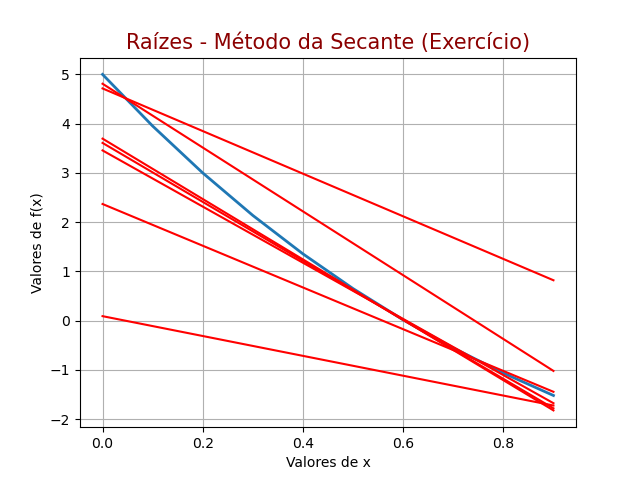

Here is the Python script that generated this plot:
from func_excc import func
import os
import numpy as np
import matplotlib
matplotlib.use('Agg')
import matplotlib.pyplot as plt

cwd = os.path.join(os.getcwd(), "testes", "teste-2", "secante")
img = os.path.join(cwd, "secante_excc.png")

a = int(input("\nInsira o início do intervalo (a): "))
b = int(input("Insira o fim do intervalo (b): "))
while a > b:
    print("\nO (a) é maior que o (b)")
    a = int(input("Insira novos valores para o início do intervalo (a): "))
    b = int(input("Insira novos valores para o fim do intervalo (b): "))

fa = func(a)
fb = func(b)

while (fa * fb) > 0:
    print("\nEsse intervalo não contém uma raiz, tente um novo")
    a = int(input("Insira novos valores para o início do intervalo (a): "))
    b = int(input("Insira novos valores para o fim do intervalo (b): "))
    while a > b:
        print("\nO (a) é maior que o (b)")
        a = int(input("Insira novos valores para o início do intervalo (a): "))
        b = int(input("Insira novos valores para o fim do intervalo (b): "))    
    fa = func(a)
    fb = func(b)

erro = 10 ** (-5)
k = 0 
x0 = 1
x1 = 2
f0 = func(x0)
f1 = func(x1)
x_c = []
r_c = []
X = np.arange(a, b, (b - a) * 0.1)
y = list(map(func, X))

font = {'color':  'darkred',
        'weight': 'normal',
        'size': 15
        }
fig = plt.figure()
plt.plot(X, y, linewidth = 2)

while abs(f1) > erro:
    k += 1    
    x_c.append(X)
    r = f0 + (((f1- f0) / (x1 - x0)) * (X - x0))
    r_c.append(r)        
    xk = x1 - (((x1 - x0) * f1) / (f1 - f0))
    x0 = x1
    x1 = xk
    f0 = f1
    f1 = func(x1)

for x in range(0, k):
    plt.plot(x_c[x], r_c[x], 'r')

plt.title("Raízes - Método da Secante (Exercício)", fontdict = font)
plt.xlabel("Valores de x")
plt.ylabel("Valores de f(x)")
plt.grid()
fig.savefig(img)

print(f"\nNúmero de iterações: {k}")
print("Raiz da função: {:.11f}".format(xk))
print("Função aplicada na raiz: {:.11f}".format(f1))

# Gráfico plotado para valores de:
# a = 0
# b = 1